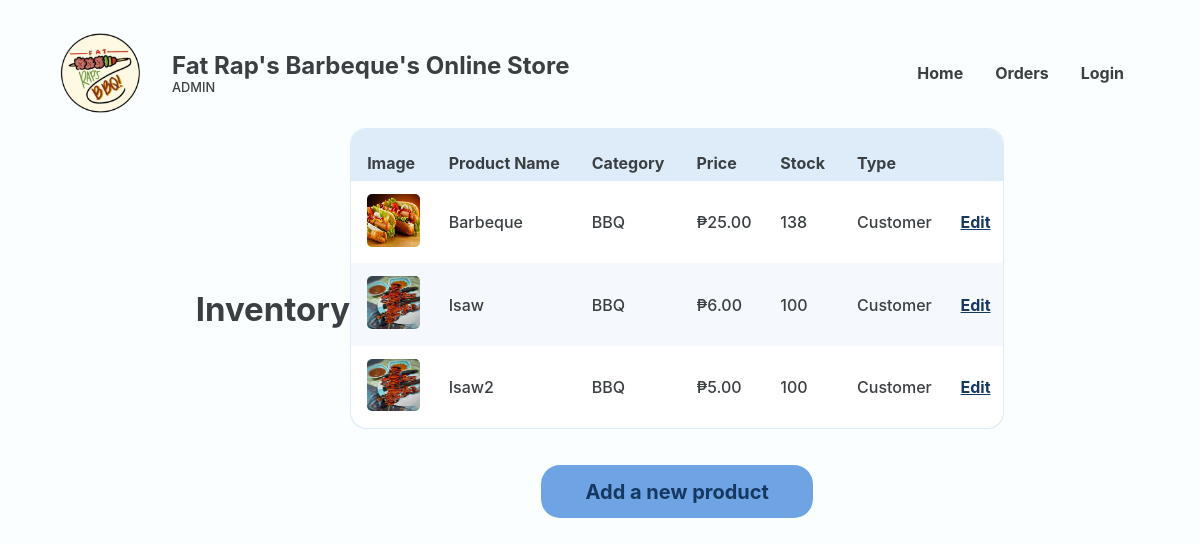
/Website/employee-inventory.php, run on an earlier commit of the app's database.
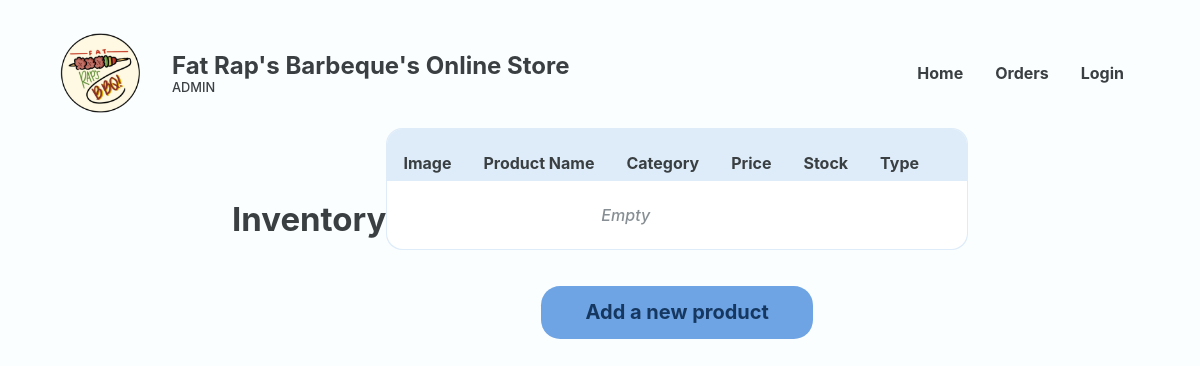
And on a later commit of the database.
### tables this page shows
CREATE TABLE `food` (
  `FOOD_ID` int(18) UNSIGNED NOT NULL,
  `CTGY_ID` int(18) NOT NULL,
  `FOOD_NAME` varchar(20) NOT NULL,
  `FOOD_PRICE` decimal(10,2) NOT NULL,
  `FOOD_DESC` varchar(50) NOT NULL,
  `FOOD_IMG` varchar(255) NOT NULL,
  `FOOD_STOCK` int(20) NOT NULL,
  `FOOD_ACTIVE` varchar(10) NOT NULL,
  `FOOD_TYPE` varchar(16) NOT NULL
);

CREATE TABLE `category` (
  `CTGY_ID` int(18) UNSIGNED NOT NULL,
  `CTGY_NAME` varchar(20) NOT NULL,
  `CTGY_ACTIVE` varchar(10) NOT NULL
);

### Website/employee-inventory.php (the view, shortened to what this page needs)
<?php
@include 'constants.php';
?>
<!DOCTYPE html>
<html lang="en">
<head>
    <link rel="stylesheet" href="header-styles.css">
    <link rel="stylesheet" href="admin-styles.css">
    <link href='https://unpkg.com/boxicons@2.1.4/css/boxicons.min.css' rel='stylesheet'>
</head>
<body>
    <header class="backend">
        <div class="header-container">
            <div class="website-title">
                <img id="logo" src="images/client-logo.png">
                <div class="text">
                    <h1>Fat Rap's Barbeque's Online Store</h1>
                    <p>ADMIN</p>
                </div>
            </div>
            <ul class='menubar'>
                <li><a href="<?php echo SITEURL; ?>employee-home.php">Home</a></li>
                <li><a href="<?php echo SITEURL; ?>employee-to-prepare-orders.php">Orders</a></li>
                <?php
                if (isset($_SESSION['prsn_id'])) {
                ?>
                    <li><a href="<?php echo SITEURL; ?>logout.php">Logout</a>
                </li>
                    <?php
                } else {
                    ?>
                    <li><a href="<?php echo SITEURL; ?>login-page.php">Login</a></li>
                <?php
                }
                ?>
            </ul>
        </div>
    </header>
    <main>
        <section class="section">
            <div class="section-heading row">
                <h2>Inventory</h2>
            </div>
            <section class="section-body">
                <section class="main-section column">
                    <div class="table-wrapper">
                        <table class="alternating">
                            <tr>
                                <th class="header">Image</th>
                                <th class="header">Product Name</th>
                                <th class="header">Category</th>
                                <th class="header">Price</th>
                                <th class="header">Stock</th>
                                <th class="header">Type</th>
                                <th class="header"></th>
                            </tr>
                            <?php
                            $sql = "SELECT *
                                    FROM food
                                    JOIN category ON food.ctgy_id = category.ctgy_id";
                            $res = mysqli_query($conn, $sql);
                            $count = mysqli_num_rows($res);
                            if ($count > 0) {
                                while ($row = mysqli_fetch_assoc($res)) {
                                    $FOOD_NAME = $row['FOOD_NAME'];
                                    $FOOD_ID = $row['FOOD_ID'];
                                    $CTGY_ID = $row['CTGY_ID'];
                                    $FOOD_PRICE = $row['FOOD_PRICE'];
                                    $FOOD_IMG = $row['FOOD_IMG'];
                                    $CTGY_NAME = $row['CTGY_NAME'];
                                    $FOOD_STOCK = $row['FOOD_STOCK'];
                                    $FOOD_TYPE = $row['FOOD_TYPE'];
                            ?>
                                    <tr>
                                        <td data-cell="Image">
                                            <img src="<?php echo SITEURL; ?>images/<?php echo $FOOD_IMG; ?>" alt="">
                                        </td>
                                        <td data-cell="Product Name"><?php echo $FOOD_NAME ?></td>
                                        <td data-cell="Category"><?php echo $CTGY_NAME ?></td>
                                        <td data-cell="Price">₱<?php echo $FOOD_PRICE ?></td>
                                        <td data-cell="Stock">
                                            <span class="<?php echo ($FOOD_STOCK < 100) ? 'red-text' : ''; ?>">
                                                <p><?php echo $FOOD_STOCK ?></p>
                                            </span>
                                        </td>
                                        <td data-cell="Price"><?php echo $FOOD_TYPE ?></td>
                                        <td data-cell="Action"><a href="<?php echo SITEURL; ?>employee-edit-product.php?FOOD_ID=<?php echo $FOOD_ID ?>&CTGY_ID=<?php echo $CTGY_ID ?>" class="edit">Edit</a></td>
                                    </tr>
                                <?php
                                }
                            } else {
                                ?>
                                <tr>
                                    <td colspan="5" class="error">Empty</td>
                                </tr>
                            <?php
                            }
                            ?>
                        </table>
                    </div>
                    <a href="<?php echo SITEURL; ?>employee-add-product.php" class="page-btn"><button class="big-btn">Add a new product</button></a>
                </section>
            </section>
        </section>
    </main>
</body>
</html>

What changed in the data, as far as the page shows it:
removed food: FOOD_IMG (picture), FOOD_NAME "Barbeque", CTGY_ID.CTGY_NAME "BBQ", FOOD_PRICE "25.00", FOOD_STOCK "138", FOOD_TYPE "Customer"
removed food: FOOD_IMG (picture), FOOD_NAME "Isaw", CTGY_ID.CTGY_NAME "BBQ", FOOD_PRICE "6.00", FOOD_STOCK "100", FOOD_TYPE "Customer"
removed food: FOOD_IMG (picture), FOOD_NAME "Isaw2", CTGY_ID.CTGY_NAME "BBQ", FOOD_PRICE "5.00", FOOD_STOCK "100", FOOD_TYPE "Customer"
Also different on the page:
text now shown: "Empty"
